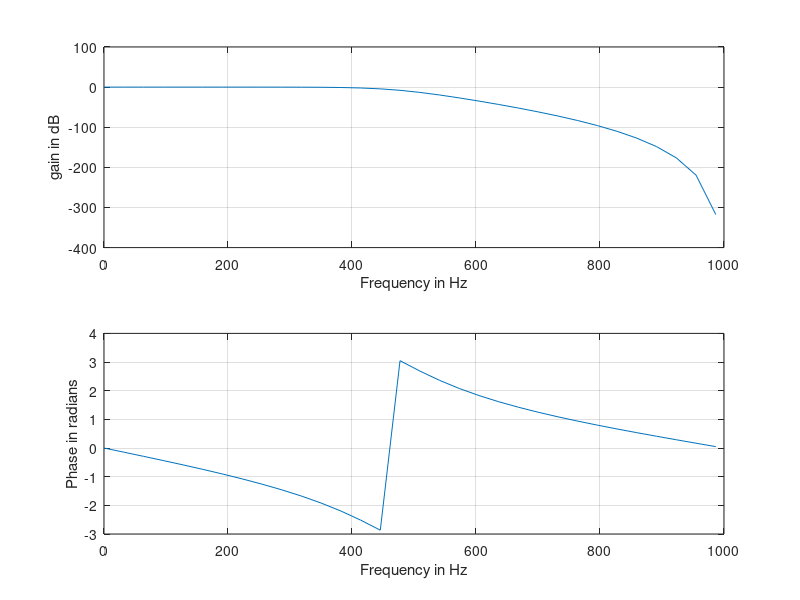

Reproduce this figure in MATLAB.
clc;clear all;close all;
ap = 5; %input('Enter passband attenution: '); %5
as = 25; %input('Enter stopband attenution: '); %25
fp = 500; %input('Enter passband edge frequency: '); %500
fs = 700; %input('Enter stopband edge frequency: '); %700
F = 2000; %input('Enter sampling frequency: '); %2000
wp = 2*fp./F;
ws = 2*fs./F;
[N,wn] = buttord(wp,ws,ap,as); %observation
[b,a] = butter(N,wn,'low'); %observation
w = 0:0.1:pi;
[h,wh] = freqz(b,a,w);
mag = 20*log(abs(h));
ph = angle(h);
subplot(2,1,1);plot((w/pi)*F/2,mag);grid on;
xlabel('Frequency in Hz');ylabel('gain in dB');
subplot(2,1,2);plot((w/pi)*F/2,ph);grid on;
xlabel('Frequency in Hz');ylabel('Phase in radians');